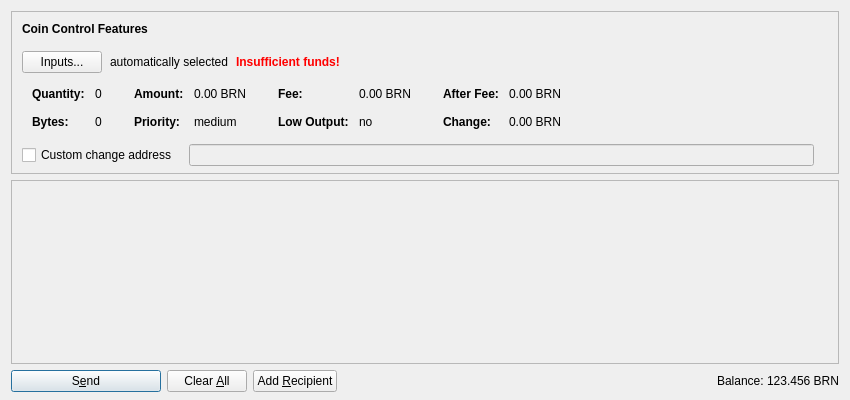
<?xml version="1.0" encoding="UTF-8"?>
<ui version="4.0">
 <class>SendCoinsDialog</class>
 <widget class="QDialog" name="SendCoinsDialog">
  <property name="geometry">
   <rect>
    <x>0</x>
    <y>0</y>
    <width>850</width>
    <height>400</height>
   </rect>
  </property>
  <property name="windowTitle">
   <string>Send Coins</string>
  </property>
  <layout class="QVBoxLayout" name="verticalLayout" stretch="0,1,0">
   <property name="bottomMargin">
    <number>8</number>
   </property>
   <item>
    <widget class="QFrame" name="frameCoinControl">
     <property name="sizePolicy">
      <sizepolicy hsizetype="Expanding" vsizetype="Expanding">
       <horstretch>0</horstretch>
       <verstretch>0</verstretch>
      </sizepolicy>
     </property>
     <property name="maximumSize">
      <size>
       <width>16777215</width>
       <height>16777215</height>
      </size>
     </property>
     <property name="frameShape">
      <enum>QFrame::StyledPanel</enum>
     </property>
     <property name="frameShadow">
      <enum>QFrame::Sunken</enum>
     </property>
     <layout class="QVBoxLayout" name="verticalLayoutCoinControl2">
      <property name="spacing">
       <number>0</number>
      </property>
      <property name="leftMargin">
       <number>0</number>
      </property>
      <property name="topMargin">
       <number>0</number>
      </property>
      <property name="rightMargin">
       <number>0</number>
      </property>
      <property name="bottomMargin">
       <number>6</number>
      </property>
      <item>
       <layout class="QVBoxLayout" name="verticalLayoutCoinControl" stretch="0,0,0,0,1">
        <property name="spacing">
         <number>0</number>
        </property>
        <property name="leftMargin">
         <number>10</number>
        </property>
        <property name="topMargin">
         <number>10</number>
        </property>
        <item>
         <layout class="QHBoxLayout" name="horizontalLayoutCoinControl1">
          <property name="bottomMargin">
           <number>15</number>
          </property>
          <item>
           <widget class="QLabel" name="labelCoinControlFeatures">
            <property name="sizePolicy">
             <sizepolicy hsizetype="Preferred" vsizetype="Maximum">
              <horstretch>0</horstretch>
              <verstretch>0</verstretch>
             </sizepolicy>
            </property>
            <property name="font">
             <font>
              <weight>75</weight>
              <bold>true</bold>
             </font>
            </property>
            <property name="styleSheet">
             <string notr="true">font-weight:bold;</string>
            </property>
            <property name="text">
             <string>Coin Control Features</string>
            </property>
           </widget>
          </item>
         </layout>
        </item>
        <item>
         <layout class="QHBoxLayout" name="horizontalLayoutCoinControl2" stretch="0,0,0,0">
          <property name="spacing">
           <number>8</number>
          </property>
          <property name="bottomMargin">
           <number>10</number>
          </property>
          <item>
           <widget class="QPushButton" name="pushButtonCoinControl">
            <property name="styleSheet">
             <string notr="true"/>
            </property>
            <property name="text">
             <string>Inputs...</string>
            </property>
           </widget>
          </item>
          <item>
           <widget class="QLabel" name="labelCoinControlAutomaticallySelected">
            <property name="text">
             <string>automatically selected</string>
            </property>
            <property name="margin">
             <number>5</number>
            </property>
           </widget>
          </item>
          <item>
           <widget class="QLabel" name="labelCoinControlInsuffFunds">
            <property name="font">
             <font>
              <weight>75</weight>
              <bold>true</bold>
             </font>
            </property>
            <property name="styleSheet">
             <string notr="true">color:red;font-weight:bold;</string>
            </property>
            <property name="text">
             <string>Insufficient funds!</string>
            </property>
            <property name="margin">
             <number>5</number>
            </property>
           </widget>
          </item>
          <item>
           <spacer name="horizontalSpacerCoinControl">
            <property name="orientation">
             <enum>Qt::Horizontal</enum>
            </property>
            <property name="sizeHint" stdset="0">
             <size>
              <width>40</width>
              <height>1</height>
             </size>
            </property>
           </spacer>
          </item>
         </layout>
        </item>
        <item>
         <widget class="QWidget" name="widgetCoinControl" native="true">
          <property name="sizePolicy">
           <sizepolicy hsizetype="Preferred" vsizetype="Preferred">
            <horstretch>0</horstretch>
            <verstretch>0</verstretch>
           </sizepolicy>
          </property>
          <property name="minimumSize">
           <size>
            <width>0</width>
            <height>0</height>
           </size>
          </property>
          <property name="styleSheet">
           <string notr="true"/>
          </property>
          <layout class="QHBoxLayout" name="horizontalLayoutCoinControl5">
           <property name="leftMargin">
            <number>0</number>
           </property>
           <property name="topMargin">
            <number>0</number>
           </property>
           <property name="rightMargin">
            <number>0</number>
           </property>
           <property name="bottomMargin">
            <number>0</number>
           </property>
           <item>
            <layout class="QHBoxLayout" name="horizontalLayoutCoinControl3" stretch="0,0,0,1">
             <property name="spacing">
              <number>20</number>
             </property>
             <property name="topMargin">
              <number>0</number>
             </property>
             <property name="bottomMargin">
              <number>10</number>
             </property>
             <item>
              <layout class="QFormLayout" name="formLayoutCoinControl1">
               <property name="horizontalSpacing">
                <number>10</number>
               </property>
               <property name="verticalSpacing">
                <number>14</number>
               </property>
               <property name="leftMargin">
                <number>10</number>
               </property>
               <property name="topMargin">
                <number>4</number>
               </property>
               <property name="rightMargin">
                <number>6</number>
               </property>
               <item row="0" column="0">
                <widget class="QLabel" name="labelCoinControlQuantityText">
                 <property name="font">
                  <font>
                   <weight>75</weight>
                   <bold>true</bold>
                  </font>
                 </property>
                 <property name="text">
                  <string>Quantity:</string>
                 </property>
                 <property name="margin">
                  <number>0</number>
                 </property>
                </widget>
               </item>
               <item row="0" column="1">
                <widget class="QLabel" name="labelCoinControlQuantity">
                 <property name="cursor">
                  <cursorShape>IBeamCursor</cursorShape>
                 </property>
                 <property name="contextMenuPolicy">
                  <enum>Qt::ActionsContextMenu</enum>
                 </property>
                 <property name="text">
                  <string notr="true">0</string>
                 </property>
                 <property name="margin">
                  <number>0</number>
                 </property>
                 <property name="textInteractionFlags">
                  <set>Qt::LinksAccessibleByMouse|Qt::TextSelectableByKeyboard|Qt::TextSelectableByMouse</set>
                 </property>
                </widget>
               </item>
               <item row="1" column="0">
                <widget class="QLabel" name="labelCoinControlBytesText">
                 <property name="font">
                  <font>
                   <weight>75</weight>
                   <bold>true</bold>
                  </font>
                 </property>
                 <property name="text">
                  <string>Bytes:</string>
                 </property>
                </widget>
               </item>
               <item row="1" column="1">
                <widget class="QLabel" name="labelCoinControlBytes">
                 <property name="cursor">
                  <cursorShape>IBeamCursor</cursorShape>
                 </property>
                 <property name="contextMenuPolicy">
                  <enum>Qt::ActionsContextMenu</enum>
                 </property>
                 <property name="text">
                  <string notr="true">0</string>
                 </property>
                 <property name="textInteractionFlags">
                  <set>Qt::LinksAccessibleByMouse|Qt::TextSelectableByKeyboard|Qt::TextSelectableByMouse</set>
                 </property>
                </widget>
               </item>
              </layout>
             </item>
             <item>
              <layout class="QFormLayout" name="formLayoutCoinControl2">
               <property name="horizontalSpacing">
                <number>10</number>
               </property>
               <property name="verticalSpacing">
                <number>14</number>
               </property>
               <property name="leftMargin">
                <number>6</number>
               </property>
               <property name="topMargin">
                <number>4</number>
               </property>
               <property name="rightMargin">
                <number>6</number>
               </property>
               <item row="0" column="0">
                <widget class="QLabel" name="labelCoinControlAmountText">
                 <property name="font">
                  <font>
                   <weight>75</weight>
                   <bold>true</bold>
                  </font>
                 </property>
                 <property name="text">
                  <string>Amount:</string>
                 </property>
                 <property name="margin">
                  <number>0</number>
                 </property>
                </widget>
               </item>
               <item row="0" column="1">
                <widget class="QLabel" name="labelCoinControlAmount">
                 <property name="cursor">
                  <cursorShape>IBeamCursor</cursorShape>
                 </property>
                 <property name="contextMenuPolicy">
                  <enum>Qt::ActionsContextMenu</enum>
                 </property>
                 <property name="text">
                  <string notr="true">0.00 BRN</string>
                 </property>
                 <property name="textInteractionFlags">
                  <set>Qt::LinksAccessibleByMouse|Qt::TextSelectableByKeyboard|Qt::TextSelectableByMouse</set>
                 </property>
                </widget>
               </item>
               <item row="1" column="0">
                <widget class="QLabel" name="labelCoinControlPriorityText">
                 <property name="font">
                  <font>
                   <weight>75</weight>
                   <bold>true</bold>
                  </font>
                 </property>
                 <property name="text">
                  <string>Priority:</string>
                 </property>
                </widget>
               </item>
               <item row="1" column="1">
                <widget class="QLabel" name="labelCoinControlPriority">
                 <property name="cursor">
                  <cursorShape>IBeamCursor</cursorShape>
                 </property>
                 <property name="contextMenuPolicy">
                  <enum>Qt::ActionsContextMenu</enum>
                 </property>
                 <property name="text">
                  <string notr="true">medium</string>
                 </property>
                 <property name="textInteractionFlags">
                  <set>Qt::LinksAccessibleByMouse|Qt::TextSelectableByKeyboard|Qt::TextSelectableByMouse</set>
                 </property>
                </widget>
               </item>
              </layout>
             </item>
             <item>
              <layout class="QFormLayout" name="formLayoutCoinControl3">
               <property name="horizontalSpacing">
                <number>10</number>
               </property>
               <property name="verticalSpacing">
                <number>14</number>
               </property>
               <property name="leftMargin">
                <number>6</number>
               </property>
               <property name="topMargin">
                <number>4</number>
               </property>
               <property name="rightMargin">
                <number>6</number>
               </property>
               <item row="0" column="0">
                <widget class="QLabel" name="labelCoinControlFeeText">
                 <property name="font">
                  <font>
                   <weight>75</weight>
                   <bold>true</bold>
                  </font>
                 </property>
                 <property name="text">
                  <string>Fee:</string>
                 </property>
                 <property name="margin">
                  <number>0</number>
                 </property>
                </widget>
               </item>
               <item row="0" column="1">
                <widget class="QLabel" name="labelCoinControlFee">
                 <property name="cursor">
                  <cursorShape>IBeamCursor</cursorShape>
                 </property>
                 <property name="contextMenuPolicy">
                  <enum>Qt::ActionsContextMenu</enum>
                 </property>
                 <property name="text">
                  <string notr="true">0.00 BRN</string>
                 </property>
                 <property name="textInteractionFlags">
                  <set>Qt::LinksAccessibleByMouse|Qt::TextSelectableByKeyboard|Qt::TextSelectableByMouse</set>
                 </property>
                </widget>
               </item>
               <item row="1" column="0">
                <widget class="QLabel" name="labelCoinControlLowOutputText">
                 <property name="font">
                  <font>
                   <weight>75</weight>
                   <bold>true</bold>
                  </font>
                 </property>
                 <property name="text">
                  <string>Low Output:</string>
                 </property>
                </widget>
               </item>
               <item row="1" column="1">
                <widget class="QLabel" name="labelCoinControlLowOutput">
                 <property name="cursor">
                  <cursorShape>IBeamCursor</cursorShape>
                 </property>
                 <property name="contextMenuPolicy">
                  <enum>Qt::ActionsContextMenu</enum>
                 </property>
                 <property name="text">
                  <string notr="true">no</string>
                 </property>
                 <property name="textInteractionFlags">
                  <set>Qt::LinksAccessibleByMouse|Qt::TextSelectableByKeyboard|Qt::TextSelectableByMouse</set>
                 </property>
                </widget>
               </item>
              </layout>
             </item>
             <item>
              <layout class="QFormLayout" name="formLayoutCoinControl4">
               <property name="horizontalSpacing">
                <number>10</number>
               </property>
               <property name="verticalSpacing">
                <number>14</number>
               </property>
               <property name="leftMargin">
                <number>6</number>
               </property>
               <property name="topMargin">
                <number>4</number>
               </property>
               <property name="rightMargin">
                <number>6</number>
               </property>
               <item row="0" column="0">
                <widget class="QLabel" name="labelCoinControlAfterFeeText">
                 <property name="font">
                  <font>
                   <weight>75</weight>
                   <bold>true</bold>
                  </font>
                 </property>
                 <property name="text">
                  <string>After Fee:</string>
                 </property>
                 <property name="margin">
                  <number>0</number>
                 </property>
                </widget>
               </item>
               <item row="0" column="1">
                <widget class="QLabel" name="labelCoinControlAfterFee">
                 <property name="cursor">
                  <cursorShape>IBeamCursor</cursorShape>
                 </property>
                 <property name="contextMenuPolicy">
                  <enum>Qt::ActionsContextMenu</enum>
                 </property>
                 <property name="text">
                  <string notr="true">0.00 BRN</string>
                 </property>
                 <property name="textInteractionFlags">
                  <set>Qt::LinksAccessibleByMouse|Qt::TextSelectableByKeyboard|Qt::TextSelectableByMouse</set>
                 </property>
                </widget>
               </item>
               <item row="1" column="0">
                <widget class="QLabel" name="labelCoinControlChangeText">
                 <property name="font">
                  <font>
                   <weight>75</weight>
                   <bold>true</bold>
                  </font>
                 </property>
                 <property name="text">
                  <string>Change:</string>
                 </property>
                </widget>
               </item>
               <item row="1" column="1">
                <widget class="QLabel" name="labelCoinControlChange">
                 <property name="cursor">
                  <cursorShape>IBeamCursor</cursorShape>
                 </property>
                 <property name="contextMenuPolicy">
                  <enum>Qt::ActionsContextMenu</enum>
                 </property>
                 <property name="text">
                  <string notr="true">0.00 BRN</string>
                 </property>
                 <property name="textInteractionFlags">
                  <set>Qt::LinksAccessibleByMouse|Qt::TextSelectableByKeyboard|Qt::TextSelectableByMouse</set>
                 </property>
                </widget>
               </item>
              </layout>
             </item>
            </layout>
           </item>
          </layout>
         </widget>
        </item>
        <item>
         <layout class="QHBoxLayout" name="horizontalLayoutCoinControl4" stretch="0,0,0">
          <property name="spacing">
           <number>12</number>
          </property>
          <property name="sizeConstraint">
           <enum>QLayout::SetDefaultConstraint</enum>
          </property>
          <property name="topMargin">
           <number>5</number>
          </property>
          <property name="rightMargin">
           <number>5</number>
          </property>
          <item>
           <widget class="QCheckBox" name="checkBoxCoinControlChange">
            <property name="toolTip">
             <string>If this is activated, but the change address is empty or invalid, change will be sent to a newly generated address.</string>
            </property>
            <property name="text">
             <string>Custom change address</string>
            </property>
           </widget>
          </item>
          <item>
           <widget class="QValidatedLineEdit" name="lineEditCoinControlChange">
            <property name="enabled">
             <bool>false</bool>
            </property>
            <property name="sizePolicy">
             <sizepolicy hsizetype="Expanding" vsizetype="Fixed">
              <horstretch>0</horstretch>
              <verstretch>0</verstretch>
             </sizepolicy>
            </property>
           </widget>
          </item>
          <item>
           <widget class="QLabel" name="labelCoinControlChangeLabel">
            <property name="sizePolicy">
             <sizepolicy hsizetype="Preferred" vsizetype="Expanding">
              <horstretch>0</horstretch>
              <verstretch>0</verstretch>
             </sizepolicy>
            </property>
            <property name="minimumSize">
             <size>
              <width>0</width>
              <height>0</height>
             </size>
            </property>
            <property name="text">
             <string/>
            </property>
            <property name="margin">
             <number>3</number>
            </property>
           </widget>
          </item>
         </layout>
        </item>
        <item>
         <spacer name="verticalSpacerCoinControl">
          <property name="orientation">
           <enum>Qt::Vertical</enum>
          </property>
          <property name="sizeHint" stdset="0">
           <size>
            <width>800</width>
            <height>1</height>
           </size>
          </property>
         </spacer>
        </item>
       </layout>
      </item>
     </layout>
    </widget>
   </item>
   <item>
    <widget class="QScrollArea" name="scrollArea">
     <property name="widgetResizable">
      <bool>true</bool>
     </property>
     <widget class="QWidget" name="scrollAreaWidgetContents">
      <property name="geometry">
       <rect>
        <x>0</x>
        <y>0</y>
        <width>830</width>
        <height>178</height>
       </rect>
      </property>
      <layout class="QVBoxLayout" name="verticalLayout_2" stretch="0,1">
       <property name="leftMargin">
        <number>0</number>
       </property>
       <property name="topMargin">
        <number>0</number>
       </property>
       <property name="rightMargin">
        <number>0</number>
       </property>
       <property name="bottomMargin">
        <number>0</number>
       </property>
       <item>
        <layout class="QVBoxLayout" name="entries">
         <property name="spacing">
          <number>6</number>
         </property>
        </layout>
       </item>
       <item>
        <spacer name="verticalSpacer">
         <property name="orientation">
          <enum>Qt::Vertical</enum>
         </property>
         <property name="sizeHint" stdset="0">
          <size>
           <width>20</width>
           <height>40</height>
          </size>
         </property>
        </spacer>
       </item>
      </layout>
     </widget>
    </widget>
   </item>
   <item>
    <layout class="QHBoxLayout" name="horizontalLayout">
     <item>
      <widget class="QPushButton" name="sendButton">
       <property name="minimumSize">
        <size>
         <width>150</width>
         <height>0</height>
        </size>
       </property>
       <property name="toolTip">
        <string>Confirm the send action</string>
       </property>
       <property name="text">
        <string>S&amp;end</string>
       </property>
       <property name="icon">
        <iconset resource="../barnacoin.qrc">
         <normaloff>:/icons/send</normaloff>:/icons/send</iconset>
       </property>
       <property name="default">
        <bool>true</bool>
       </property>
      </widget>
     </item>
     <item>
      <widget class="QPushButton" name="clearButton">
       <property name="sizePolicy">
        <sizepolicy hsizetype="Minimum" vsizetype="Fixed">
         <horstretch>0</horstretch>
         <verstretch>0</verstretch>
        </sizepolicy>
       </property>
       <property name="toolTip">
        <string>Clear all fields of the form.</string>
       </property>
       <property name="text">
        <string>Clear &amp;All</string>
       </property>
       <property name="icon">
        <iconset resource="../barnacoin.qrc">
         <normaloff>:/icons/remove</normaloff>:/icons/remove</iconset>
       </property>
       <property name="autoRepeatDelay">
        <number>300</number>
       </property>
       <property name="autoDefault">
        <bool>false</bool>
       </property>
      </widget>
     </item>
     <item>
      <widget class="QPushButton" name="addButton">
       <property name="toolTip">
        <string>Send to multiple recipients at once</string>
       </property>
       <property name="text">
        <string>Add &amp;Recipient</string>
       </property>
       <property name="icon">
        <iconset resource="../barnacoin.qrc">
         <normaloff>:/icons/add</normaloff>:/icons/add</iconset>
       </property>
       <property name="autoDefault">
        <bool>false</bool>
       </property>
      </widget>
     </item>
     <item>
      <spacer name="horizontalSpacer">
       <property name="orientation">
        <enum>Qt::Horizontal</enum>
       </property>
       <property name="sizeHint" stdset="0">
        <size>
         <width>40</width>
         <height>20</height>
        </size>
       </property>
      </spacer>
     </item>
     <item>
      <layout class="QHBoxLayout" name="horizontalLayout_2">
       <property name="spacing">
        <number>3</number>
       </property>
       <item>
        <widget class="QLabel" name="label">
         <property name="sizePolicy">
          <sizepolicy hsizetype="Preferred" vsizetype="Fixed">
           <horstretch>0</horstretch>
           <verstretch>0</verstretch>
          </sizepolicy>
         </property>
         <property name="text">
          <string>Balance:</string>
         </property>
        </widget>
       </item>
       <item>
        <widget class="QLabel" name="labelBalance">
         <property name="sizePolicy">
          <sizepolicy hsizetype="Preferred" vsizetype="Fixed">
           <horstretch>0</horstretch>
           <verstretch>0</verstretch>
          </sizepolicy>
         </property>
         <property name="cursor">
          <cursorShape>IBeamCursor</cursorShape>
         </property>
         <property name="text">
          <string notr="true">123.456 BRN</string>
         </property>
         <property name="textInteractionFlags">
          <set>Qt::LinksAccessibleByMouse|Qt::TextSelectableByKeyboard|Qt::TextSelectableByMouse</set>
         </property>
        </widget>
       </item>
      </layout>
     </item>
    </layout>
   </item>
  </layout>
 </widget>
 <customwidgets>
  <customwidget>
   <class>QValidatedLineEdit</class>
   <extends>QLineEdit</extends>
   <header>qvalidatedlineedit.h</header>
  </customwidget>
 </customwidgets>
 <resources>
  <include location="../barnacoin.qrc"/>
 </resources>
 <connections/>
</ui>
